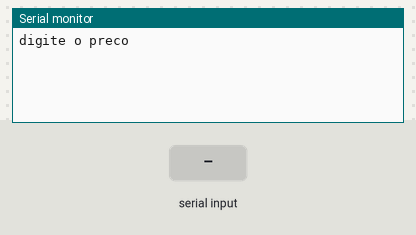
Recording of a sketch running on a simulated Arduino Uno, built with avr-gcc and run on an emulated ATmega328P. On the bench: the last lines printed to the serial monitor. The inputs (shaded band) are chosen by the test bench.

Above: at 1.2 s.
1.3 s: "90,45\n" received over Serial
At 2.2 s:
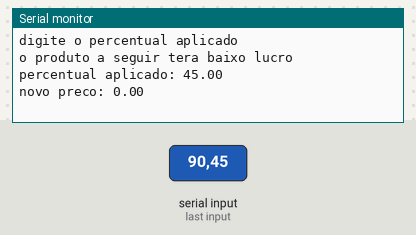
2.8 s: "30,150\n" received over Serial
At 4.7 s:
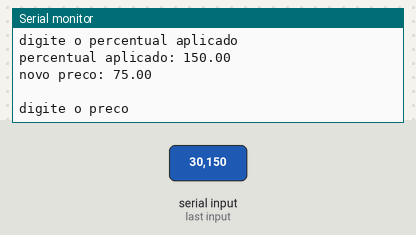

The sketch:

lpmb_ex101.ino
```cpp
// Elabore um programa para cálculo de preços de produtos que solicite o preço
//de compra do produto e o percentual a ser aplicado em cima desse valor para
//a venda. Calcule e exiba o preço de venda do produto. Se o percentual a ser
//aplicado for inferior a 50%, exiba uma mensagem informando ao usuário que o
//produto será vendido com uma margem muito pequena de lucro.
float preco = 0;
float percentual = 0;
float valordevenda = 0;


void setup()
{
 Serial.begin(9600);
}

void loop()
{

  Serial.println("digite o preco");
  while (! Serial.available());
  preco = Serial.parseFloat();

   Serial.println("digite o percentual aplicado");
  while (! Serial.available());
  percentual = Serial.parseFloat();

  if(percentual <50){
    Serial.println("o produto a seguir tera baixo lucro");

  }else{
  valordevenda = preco + ( preco / 100 * percentual);

  }
  Serial.println("percentual aplicado: " + String(percentual));
  Serial.println("novo preco: " + String(valordevenda));
  Serial.println("                     ");


  delay(1000); // Wait for 1000 millisecond(s)
}
```

Measured:
- after the input at 1.3 s, the serial monitor: prints a new line at once (image 1)
- after the input at 2.8 s, the serial monitor: prints a new line at once (image 2)
